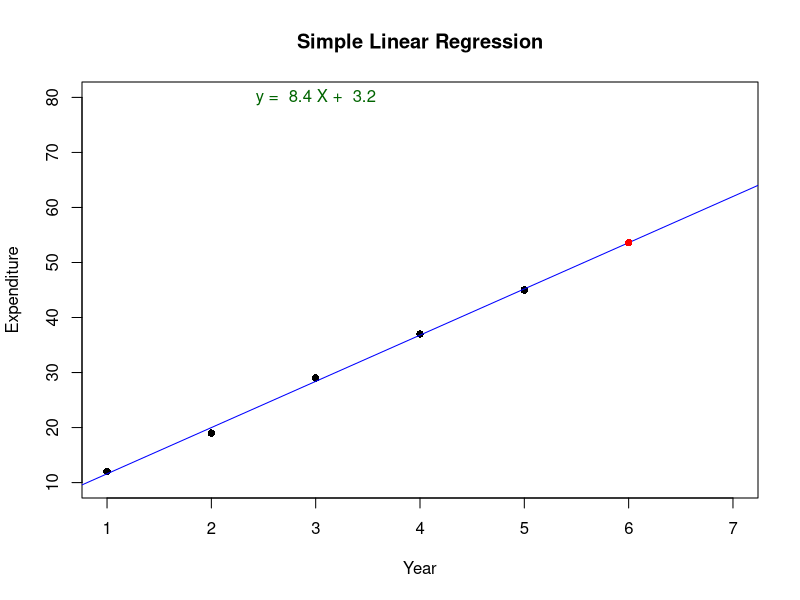

R code for this plot:
#User define Data set 
X <- c(1,2,3,4,5)
y <- c(12,19,29,37,45)

data <- data.frame(X,y)
#print(data)

# Regression Model
model <- lm(y ~ X, data = data)

# Slope and Intercept m & b
intercept <- coef(model)[1]
slope <- coef(model)[2]

#new data Point (X) and its predicted value (y)
new_data <- data.frame(X = 6)
y_new <- predict(model, new_data)

#printing the values m & b & y_new
cat("Slope (m):", slope,"\n")
cat("Intercept (b):", intercept,"\n")
cat("Predicted value (X = 6) :", y_new,"\n")

#ploting the graph
plot(X,y,
     main = "Simple Linear Regression",
     xlab = "Year",
     ylab = "Expenditure",
     pch = 16,
     xlim = c(1,7),
     ylim = c(10,80)
     )

#Regression line
abline(model, col = "blue")

points(6, y_new, pch = 16, col = "red")

#Display slope and intercept on graph 
text(3,80,
     labels= paste("y = ",round(slope,2), "X + ",round(intercept,2)),
     col = "darkgreen"
     )
